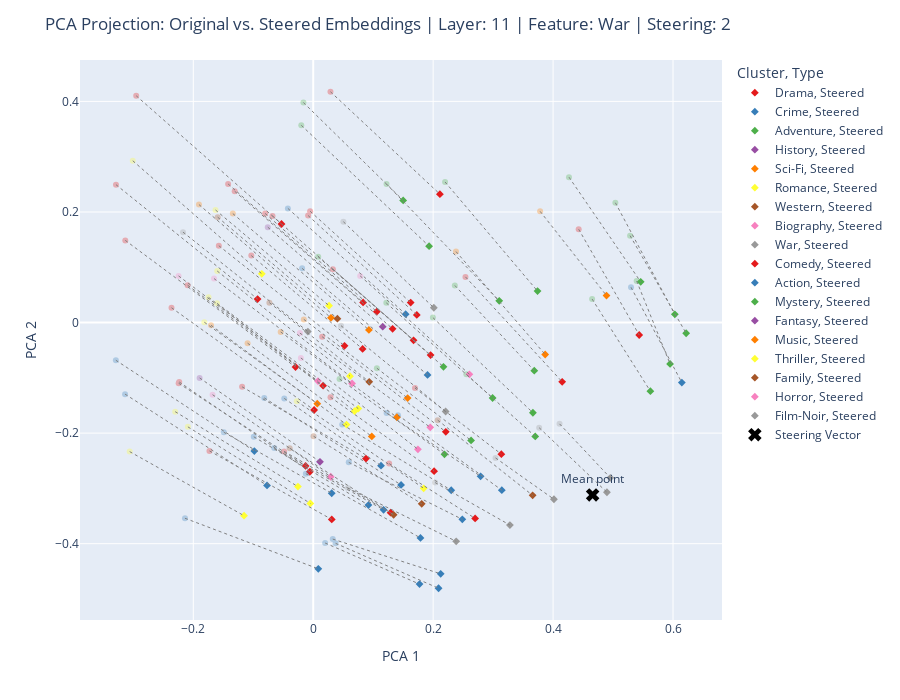

The notebook cell saved with this chart:
### Markdown cell above
`plot_pca_labeled_projection` does the same as the other PCA plotting function, but **without K-Means**, and colors the data points based on the category labels given (note: in this given example, the movie genres are the categories)

- `steering_vector` allows the function to plot the embedded point for the steering vector as well, marking its position on the same plane as the text embeddings (if the steering method chosen is *steering with vector*)

### Code cell
plot_pca_labeled_projection(
    original_embeddings,
    steered_embeddings,
    all_texts_data,
    info_string,
    steering_vector=steering_vector,
    text_range=(0,100),
    Write=False
)
